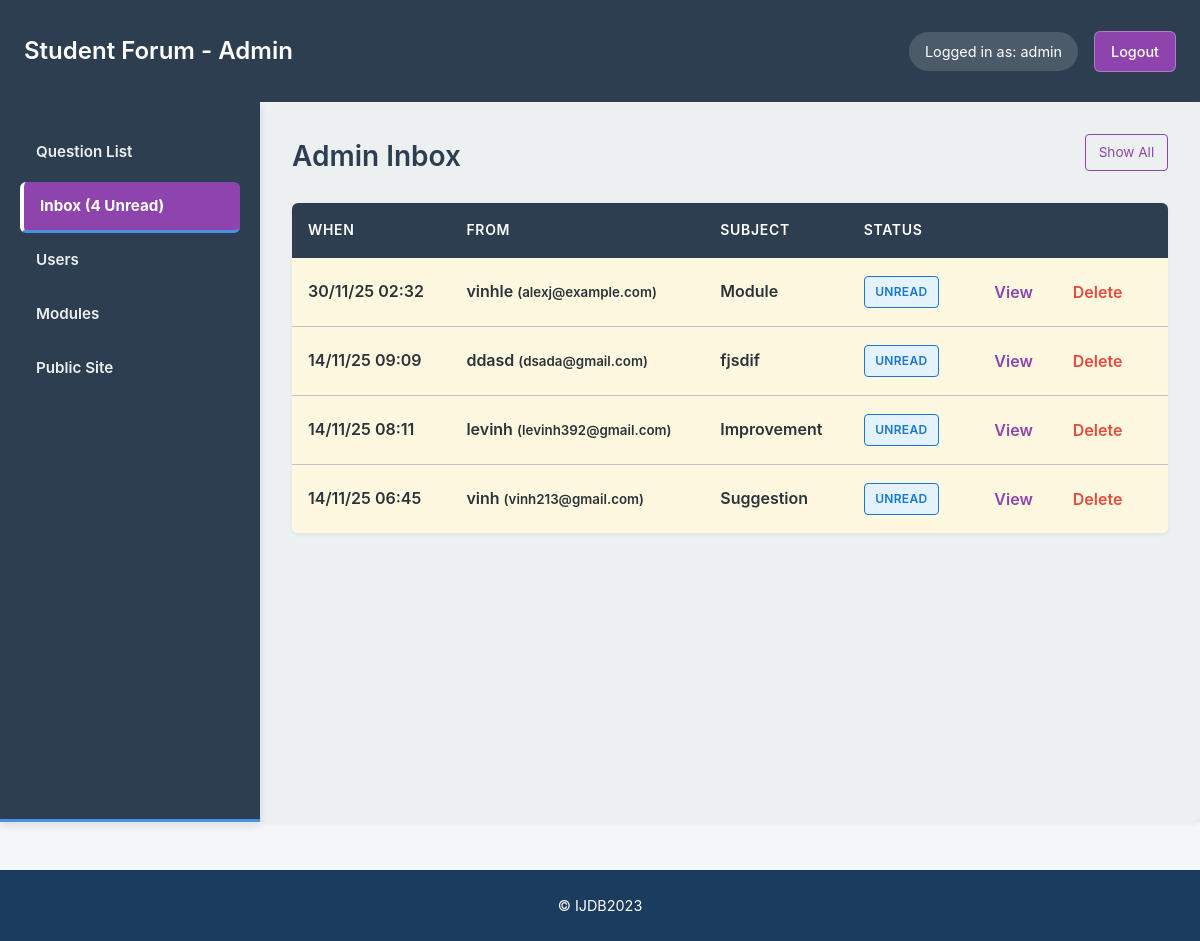
Screenshot of /admin/messages.php?unread=1 (signed in) with the database file from the repository.
### tables this page shows
CREATE TABLE `message` (
  `message_id` int(11) NOT NULL,
  `user_id` int(11) DEFAULT NULL,
  `subject` varchar(255) NOT NULL,
  `content` text NOT NULL,
  `status` varchar(50) NOT NULL DEFAULT 'new',
  `created_at` timestamp NOT NULL DEFAULT current_timestamp(),
  `sender_name` varchar(100) DEFAULT NULL,
  `sender_email` varchar(255) DEFAULT NULL
);

CREATE TABLE `user_account` (
  `user_id` int(11) NOT NULL,
  `username` varchar(100) NOT NULL,
  `email` varchar(255) NOT NULL,
  `password` varchar(255) NOT NULL,
  `status` varchar(50) NOT NULL DEFAULT 'active',
  `created_at` timestamp NOT NULL DEFAULT current_timestamp()
);

### admin/messages.php (called while the page is built, shortened)
<?php
include INCLUDES_PATH . 'DatabaseConnection.php';
include FUNCTIONS_PATH . 'DatabaseFunctions.php';
include FUNCTIONS_PATH . 'MessageDbFunctions.php';
$showUnreadOnly = isset($_GET['unread']) && $_GET['unread'] === '1';
$messages = getMessageList($pdo, $showUnreadOnly ? 'new' : null);
$totalUnreadCount = getUnreadMessageCount($pdo);
include ADMIN_TEMPLATES . 'messages.html.php';
include ADMIN_TEMPLATES . 'layout.html.php';

### includes/functions/MessageDbFunctions.php (called while the page is built, shortened)
<?php
function getMessageList($pdo, $status = null) {
    $sql = "SELECT m.*, u.username AS username, u.email AS email
            FROM message m
            LEFT JOIN user_account u ON m.user_id = u.user_id";
    $params = [];
    if ($status !== null) {
        $sql .= ' WHERE m.status = :status';
        $params[':status'] = $status;
    }
    $sql .= ' ORDER BY m.created_at DESC';
    $query = query($pdo, $sql, $params);
    return $query->fetchAll();
}
function getUnreadMessageCount($pdo) {
    $sql = "SELECT COUNT(*) FROM message WHERE status = 'new'";
    $query = query($pdo, $sql, []);
    $row = $query->fetch();
    return (int)$row[0];
}

### includes/functions/DatabaseFunctions.php (called while the page is built, shortened)
<?php
function query($pdo, $sql, $parameters = []) {
    $query = $pdo->prepare($sql);
    $query->execute($parameters);
    return $query;
}

### templates/admin/messages.html.php (the view, shortened to what this page needs)
<div class="admin-list">
    <div class="admin-list-header">
        <h2>Admin Inbox</h2>
        <?php $showUnreadOnly = isset($_GET['unread']) && $_GET['unread'] === '1'; ?>
        <?php if ($totalUnreadCount > 0 || $showUnreadOnly): ?>
        <div class="filter-toggle">
            <?php if ($showUnreadOnly): ?>
                <a href="messages.php" class="btn-filter">Show All</a>
            <?php else: ?>
                <a href="messages.php?unread=1" class="btn-filter">Show Unread Only (<?= $totalUnreadCount ?>)</a>
            <?php endif; ?>
        </div>
        <?php endif; ?>
    </div>
    <?php if (empty($messages)): ?>
        <div class="empty-state-box">
            <?php if ($showUnreadOnly): ?>
                <p>No unread messages. <a href="messages.php">Show all messages</a></p>
            <?php else: ?>
                <p>No messages in inbox. Messages from users will appear here.</p>
            <?php endif; ?>
        </div>
    <?php else: ?>
    <table>
        <thead>
            <tr><th>When</th><th>From</th><th>Subject</th><th>Status</th><th></th></tr>
        </thead>
        <tbody>
            <?php foreach ($messages as $message): ?>
                <tr class="<?= $message['status'] === 'new' ? 'row-unread' : '' ?>">
                    <td><?=htmlspecialchars(date('d/m/y H:i', strtotime($message['created_at'])), ENT_QUOTES, 'UTF-8')?></td>
                    <td>
                        <?php
                            if (!empty($message['user_id'])) {
                                $from = trim((string)($message['username'] ?? ''));
                                $em = trim((string)($message['email'] ?? ''));
                            } else {
                                $from = trim((string)($message['sender_name'] ?? ''));
                                $em = trim((string)($message['sender_email'] ?? ''));
                            }
                        ?>
                        <?=htmlspecialchars($from, ENT_QUOTES, 'UTF-8')?><?php if ($em): ?> <small>(<?=htmlspecialchars($em, ENT_QUOTES, 'UTF-8')?>)</small><?php endif; ?>
                    </td>
                    <td><?=htmlspecialchars($message['subject'], ENT_QUOTES, 'UTF-8')?></td>
                    <td>
                        <?php if ($message['status'] === 'new'): ?>
                            <span class="status-badge status-new">Unread</span>
                        <?php else: ?>
                            <span class="status-badge status-read">Read</span>
                        <?php endif; ?>
                    </td>
                    <td class="actions">
                        <a href="messagedetail.php?id=<?= $message['message_id'] ?>" class="btn-link">View</a>
                        <form action="deletemessage.php" method="post" class="confirm-delete">
                            <input type="submit" value="Delete">
                        </form>
                    </td>
                </tr>
            <?php endforeach; ?>
        </tbody>
    </table>
    <?php endif; ?>
</div>

### templates/css/questions.css (style rules this page uses)
:root { --primary-brand: #1A3C5E; --accent-blue: #4A90E2; --page-bg: #F4F6F8; --content-bg: #FFFFFF; --text-primary: #2C3338; --text-secondary: #5A6C7D; --font-stack: -apple-system, BlinkMacSystemFont, "Segoe UI", Roboto, "Helvetica Neue", Arial, sans-serif; --line-height-base: 1.6; --shadow-subtle: 0 2px 4px rgba(0, 0, 0, 0.05); --shadow-medium: 0 4px 8px rgba(0, 0, 0, 0.1); --border-radius: 6px; --border-color: #E1E8ED; }
* { margin: 0; padding: 0; box-sizing: border-box; }
body { font-family: var(--font-stack); line-height: var(--line-height-base); background-color: var(--page-bg); color: var(--text-primary); }
h1, h2, h3 { color: var(--primary-brand); font-weight: 600; margin-bottom: 0.75em; }
h2 { font-size: 1.75rem; margin-top: 1em; }
form { overflow: auto; clear: both; display: block; }
input, select, textarea { display: block; width: 100%; max-width: 400px; margin-bottom: 1em; padding: 0.6rem 0.75rem; border: 1px solid var(--border-color); border-radius: var(--border-radius); font-family: var(--font-stack); font-size: 1rem; transition: border-color 0.2s ease; }
input[type="submit"], button { display: inline-block; width: auto; padding: 0.65rem 1.5rem; background-color: var(--accent-blue); color: white; border: none; border-radius: var(--border-radius); font-weight: 600; cursor: pointer; transition: background-color 0.2s ease; }

### rows the page displays
message: created_at "30/11/25 02:32", user.username "vinhle", user.email "alexj@example.com", subject "Module", status "UNREAD"
message: created_at "14/11/25 09:09", sender_name "ddasd", sender_email "dsada@gmail.com", subject "fjsdif", status "UNREAD"
message: created_at "14/11/25 08:11", sender_name "levinh", sender_email "levinh392@gmail.com", subject "Improvement", status "UNREAD"
message: created_at "14/11/25 06:45", sender_name "vinh", sender_email "vinh213@gmail.com", subject "Suggestion", status "UNREAD"

### other values shown
$_SESSION['username'] "admin"
$unreadCount "4"
